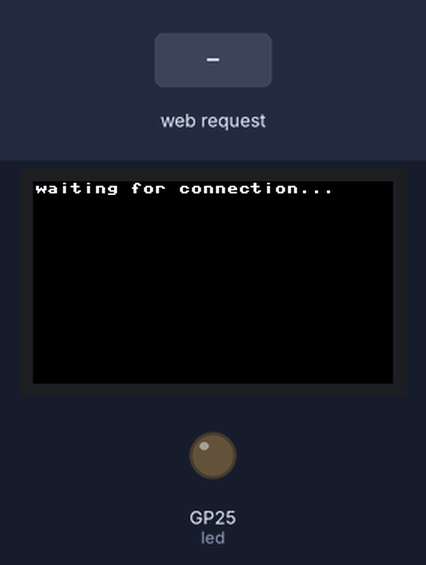
Bench run of a program on a simulated Raspberry Pi Pico running MicroPython. Shown: 240×135 colour display, output pins drawn as LEDs (lit = HIGH). The inputs (shaded band) are chosen by the test bench. WiFi joins after 1.5 s; the clock reads 2024-03-15 10:24:30 at power-on unless the program sets it; requests to the public web service named in the program get a made-up reply in its usual format after 0.4 s (London, UTC, broken clouds, 64 % humidity, 1013 hPa unless stated); pins used as bus, display or sensor lines are not drawn; what the program prints to the serial console is not drawn.

Above: at 1.1 s.
At 12.3 s:
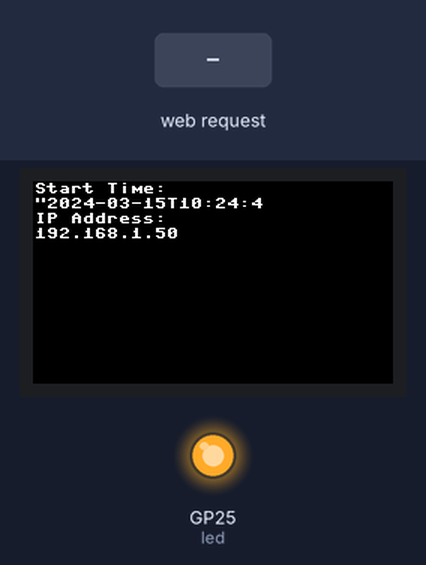
12.4 s: HTTP request GET / received
At 13.8 s:
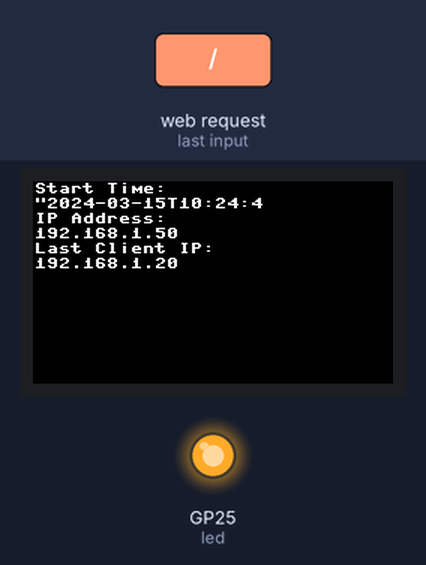
Timing chart, 0 to 15.4 s (numbered marks = the images above; inputs shaded):
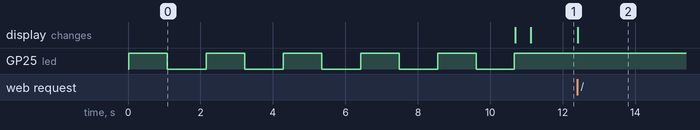

The program:

Waveshare_1.14_LCD_V2.py
```python
from wificfg import ssid,password
import network
import socket
import framebuf
import time
import urequests
from machine import Pin,SPI,PWM,reset
from time import sleep
n = 0
led = Pin('LED', Pin.OUT)

# LCD PINS
BL = 13
DC = 8
RST = 12
MOSI = 11
SCK = 10
CS = 9

# BUTTON PINS (UNUSED FOR NOW)
keyA = Pin(15,Pin.IN,Pin.PULL_UP)
keyB = Pin(17,Pin.IN,Pin.PULL_UP)
key2 = Pin(2 ,Pin.IN,Pin.PULL_UP)
key3 = Pin(3 ,Pin.IN,Pin.PULL_UP)
key4 = Pin(16 ,Pin.IN,Pin.PULL_UP)
key5 = Pin(18 ,Pin.IN,Pin.PULL_UP)
key6 = Pin(20 ,Pin.IN,Pin.PULL_UP)

# LCD 1.14 Version 2
class LCD_1inch14(framebuf.FrameBuffer):
    def __init__(self):
        self.temp = bytearray(1)
        self.width = 240
        self.height = 135
        self.cs = Pin(CS,Pin.OUT)
        self.rst = Pin(RST,Pin.OUT)
        self.cs(1)
        self.spi = SPI(1)
        self.spi = SPI(1,1000_000)
        self.spi = SPI(1,65_000_000,polarity=0, phase=0,sck=Pin(SCK),mosi=Pin(MOSI),miso=None)
        self.dc = Pin(DC,Pin.OUT)
        self.dc(1)
        self.buffer = bytearray(self.height * self.width * 2)
        super().__init__(self.buffer, self.width, self.height, framebuf.RGB565)
        self.init_display()
        self.red   =   0x07E0
        self.green =   0x001f
        self.blue  =   0xf800
        self.white =   0xffff
        self.yellow=   0xFFE0
        self.orange=   0xE0FC
        self.black =   0x0

    def write_cmd(self, cmd):
        self.temp[0] = cmd
        self.cs(1)
        self.dc(0)
        self.cs(0)
        self.spi.write(self.temp)
        self.cs(1)

    def write_data(self, buf):
        self.temp[0] = buf
        self.cs(1)
        self.dc(1)
        self.cs(0)
        self.spi.write(self.temp)
        self.cs(1)

    def init_display(self):
        # Initialize dispaly
        self.rst(1)
        self.rst(0)
        self.rst(1)
        self.write_cmd(0x36)
        self.write_data(0x70)
        self.write_cmd(0x3A)
        self.write_data(0x05)
        self.write_cmd(0xB2)
        self.write_data(0x0C)
        self.write_data(0x0C)
        self.write_data(0x00)
        self.write_data(0x33)
        self.write_data(0x33)
        self.write_cmd(0xB7)
        self.write_data(0x35)
        self.write_cmd(0xBB)
        self.write_data(0x19)
        self.write_cmd(0xC0)
        self.write_data(0x2C)
        self.write_cmd(0xC2)
        self.write_data(0x01)
        self.write_cmd(0xC3)
        self.write_data(0x12)
        self.write_cmd(0xC4)
        self.write_data(0x20)
        self.write_cmd(0xC6)
        self.write_data(0x0F)
        self.write_cmd(0xD0)
        self.write_data(0xA4)
        self.write_data(0xA1)
        self.write_cmd(0xE0)
        self.write_data(0xD0)
        self.write_data(0x04)
        self.write_data(0x0D)
        self.write_data(0x11)
        self.write_data(0x13)
        self.write_data(0x2B)
        self.write_data(0x3F)
        self.write_data(0x54)
        self.write_data(0x4C)
        self.write_data(0x18)
        self.write_data(0x0D)
        self.write_data(0x0B)
        self.write_data(0x1F)
        self.write_data(0x23)
        self.write_cmd(0xE1)
        self.write_data(0xD0)
        self.write_data(0x04)
        self.write_data(0x0C)
        self.write_data(0x11)
        self.write_data(0x13)
        self.write_data(0x2C)
        self.write_data(0x3F)
        self.write_data(0x44)
        self.write_data(0x51)
        self.write_data(0x2F)
        self.write_data(0x1F)
        self.write_data(0x1F)
        self.write_data(0x20)
        self.write_data(0x23)
        self.write_cmd(0x21)
        self.write_cmd(0x11)
        self.write_cmd(0x29)

    def show(self):
        self.write_cmd(0x2A)
        self.write_data(0x00)
        self.write_data(0x28)
        self.write_data(0x01)
        self.write_data(0x17)
        self.write_cmd(0x2B)
        self.write_data(0x00)
        self.write_data(0x35)
        self.write_data(0x00)
        self.write_data(0xBB)
        self.write_cmd(0x2C)
        self.cs(1)
        self.dc(1)
        self.cs(0)
        self.spi.write(self.buffer)
        self.cs(1)

if __name__=='__main__':
    pwm = PWM(Pin(BL))
    pwm.freq(1000)
    pwm.duty_u16(32768)# max 65535
    LCD = LCD_1inch14()

    ssid = ssid
password = password

# Webserver
html = """<!DOCTYPE html>
<html>
    <head>
    <style>
        h1 {text-align: center;}
        p {text-align: center;}
        div {text-align: center;}
    </style>

    <title>PICO WEBSERVER</title> </head>

    <body background="https://www.simpleimageresizer.com/_uploads/photos/c28dd66e/kong_3_1620x1080.gif">

        <h1><p style = "font-family:monospace;font-size:32px;font-style:normal;color:#00FF00;">PICO WEBSERVER</p></h1>

        <p><p style = "font-family:monospace;font-size:16px;font-style:normal;color:#00FF00;">%s</p>

        <p><form action="https://soundcloud.com/search?q=" class="searchform" method="get" name="searchform" target="_blank"></p>
        <input name="sitesearch" type="hidden">
        <p><input autocomplete="on" class="form-control search" name="q" placeholder="Search" required="required"  type="text"></p>
        <p><button class="button" type="submit">Search SoundCloud</button></p>
        </form>

        <p><form action="https://www.google.com/search" class="searchform" method="get" name="searchform" target="_blank"></p>
        <input name="sitesearch" type="hidden">
        <p><input autocomplete="on" class="form-control search" name="q" placeholder="Search" required="required"  type="text"></p>
        <p><button class="button" type="submit">Search Google</button></p>
        </form>

        <h1><p style = "font-family:monospace;font-size:32px;font-style:normal;color:#00FF00;">ANDROID STUFF</p></h1>

        <p><a href="intent://com.android.settings/#Intent;scheme=android-app;end">OPEN SETTINGS</a></p>
        <p><a href="intent://com.sec.android.app.myfiles/#Intent;scheme=android-app;end">OPEN MY FILES</a></p>
        <p><a href="https://apkcombo.com/alliance-shield-app-manager/com.rrivenllc.shieldx/download/apk">DOWNLOAD ALLIANCE SHIELD</a></p>
        <p><a href="intent://com.rrivenllc.shieldx/#Intent;scheme=android-app;end">OPEN ALLIANCE SHIELD</a></p>

    </body>
</html>
"""

wlan = network.WLAN(network.STA_IF)
wlan.active(True)
wlan.connect(ssid, password)

connectCount = 0

max_wait = 10
while max_wait > 0:
    if wlan.status() < 0 or wlan.status() >= 10:
        break
    max_wait -= 1
    LCD.fill(LCD.black)
    LCD.text("waiting for connection...", 1, 1,LCD.white)
    LCD.show()
    print('waiting for connection...')
    # This is now a lot more simple and finally repeats itself, still crap though!
    led.toggle()
    time.sleep_ms(50)

    time.sleep(1)

if wlan.status() != 3:
    LCD.fill(0)
    LCD.text("network connection failed", 1, 1,LCD.white)
    LCD.show()
    raise RuntimeError('network connection failed')
else:
    led.toggle()
    LCD.fill(0)
    LCD.text("connected", 1, 1,LCD.white)
    LCD.show()
    print('connected')
    status = wlan.ifconfig()
    print( 'ip = ' + status[0] )

addr = socket.getaddrinfo('0.0.0.0', 80)[0][-1]

s = socket.socket()
s.bind(addr)
s.listen(1)

# Get current time
r = urequests.get('http://worldtimeapi.org/api/ip')
result = str(r.content)
startTime = result[int(result.find("datetime")) + 11:30 + result.find("datetime")]

LCD.fill(LCD.black)
LCD.show()
LCD.text("Start Time:", 1, 1,LCD.white)
LCD.text(startTime, 1, 11,LCD.white)
LCD.text("IP Address:", 1, 21,LCD.white)
LCD.text(str(status[0]), 1, 31,LCD.white)
LCD.show()

print('Start Time', startTime)
print('listening on', addr)

# Listen for connections
while True:
    try:
        cl, addr = s.accept()
        clientIP = addr[0]
        print('client connected from', clientIP)
        request = cl.recv(1024)

        LCD.fill(0)
        LCD.text("Start Time:", 1, 1,LCD.white)
        LCD.text(startTime, 1, 11,LCD.white)
        LCD.text("IP Address:", 1, 21,LCD.white)
        LCD.text(str(status[0]), 1, 31,LCD.white)
        LCD.text("Last Client IP:", 1, 41,LCD.white)
        LCD.text(clientIP, 1, 51,LCD.white)
        LCD.show()

        request = str(request)
        connectCount += 1
        countText = "This site has been accessed " + str(connectCount) + " times since " + startTime

        response = html % countText

        cl.send('HTTP/1.0 200 OK\r\nContent-type: text/html\r\n\r\n')
        cl.send(response)
        cl.close()

    except OSError as e:
        cl.close()
        print('connection closed')
```

wificfg.py
```python
ssid = 'ssid' # Enter your wifi name
password = 'password' # Enter your wifi password
```

Measured:
- after the input at 12.4 s, the display: changes at once (image 2)
